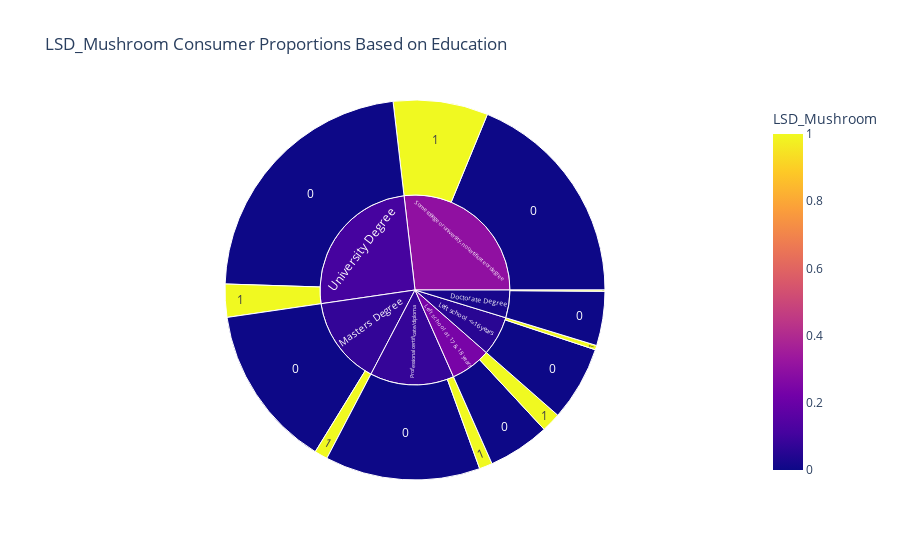

Notebook cell for this chart:
### Code cell
display ( plot_bar('Education'),visualize_sunburst('Education'))

### Figure 1 — Plotly figure (JSON) as saved in the notebook; plotly's stock layout.template omitted (floating-point values rounded to 4 significant figures)
{"data": [{"branchvalues": "total", "customdata": [[0], [0], [0], [0], [0], [0], [0], [1], [1], [1], [1], [1], [1], [1], [0.02247], [0.05512], [0.2385], [0.0742], [0.07778], [0.3004], [0.1104]], "domain": {"x": [0, 1], "y": [0, 1]}, "hovertemplate": "labels=%{label}<br>count=%{value}<br>parent=%{parent}<br>id=%{id}<br>LSD_Mushroom=%{color}<extra></extra>", "ids": ["Doctorate Degree/0", "Left school <=16 years/0", "Left school at 17 & 18 years/0", "Masters Degree/0", "Professional certificate/diploma/0", "Some college or university, no certificate or degree/0", "University Degree/0", "Doctorate Degree/1", "Left school <=16 years/1", "Left school at 17 & 18 years/1", "Masters Degree/1", "Professional certificate/diploma/1", "Some college or university, no certificate or degree/1", "University Degree/1", "Doctorate Degree", "Left school <=16 years", "Left school at 17 & 18 years", "Masters Degree", "Professional certificate/diploma", "Some college or university, no certificate or degree", "University Degree"], "labels": ["0", "0", "0", "0", "0", "0", "0", "1", "1", "1", "1", "1", "1", "1", "Doctorate Degree", "Left school <=16 years", "Left school at 17 & 18 years", "Masters Degree", "Professional certificate/diploma", "Some college or university, no certificate or degree", "University Degree"], "marker": {"coloraxis": "coloraxis", "colors": [0, 0, 0, 0, 0, 0, 0, 1, 1, 1, 1, 1, 1, 1, 0.02247, 0.05512, 0.2385, 0.0742, 0.07778, 0.3004, 0.1104]}, "name": "", "parents": ["Doctorate Degree", "Left school <=16 years", "Left school at 17 & 18 years", "Masters Degree", "Professional certificate/diploma", "Some college or university, no certificate or degree", "University Degree", "Doctorate Degree", "Left school <=16 years", "Left school at 17 & 18 years", "Masters Degree", "Professional certificate/diploma", "Some college or university, no certificate or degree", "University Degree", "", "", "", "", "", "", ""], "type": "sunburst", "values": [87, 120, 99, 262, 249, 354, 427, 2, 7, 31, 21, 21, 152, 53, 89, 127, 130, 283, 270, 506, 480]}], "layout": {"coloraxis": {"colorbar": {"title": {"text": "LSD_Mushroom"}}, "colorscale": [[0, "#0d0887"], [0.1111, "#46039f"], [0.2222, "#7201a8"], [0.3333, "#9c179e"], [0.4444, "#bd3786"], [0.5556, "#d8576b"], [0.6667, "#ed7953"], [0.7778, "#fb9f3a"], [0.8889, "#fdca26"], [1, "#f0f921"]]}, "legend": {"tracegroupgap": 0}, "title": {"text": "LSD_Mushroom Consumer Proportions Based on Education"}}}
